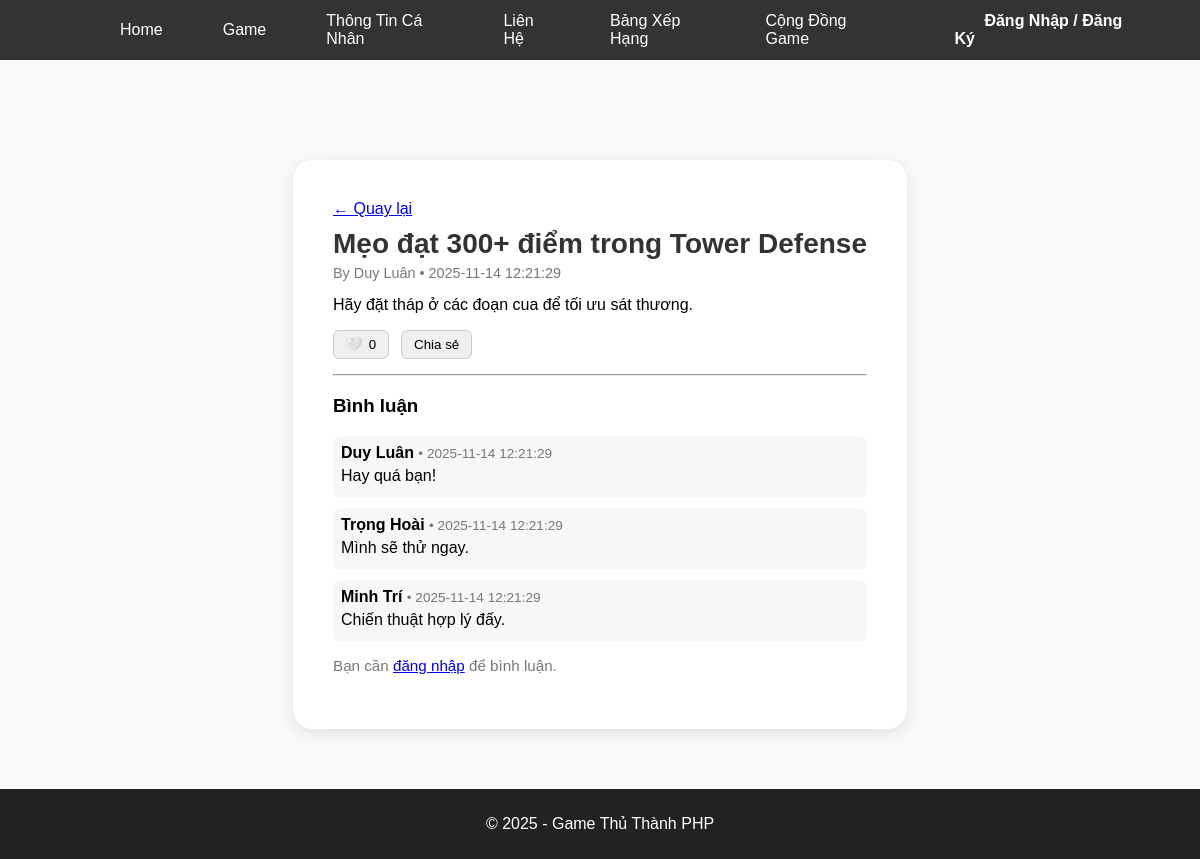
Page /forum_view.php?id=1 on the committed database.
### tables this page shows
CREATE TABLE IF NOT EXISTS posts (
  id INT AUTO_INCREMENT PRIMARY KEY,
  user_id INT NOT NULL,
  title VARCHAR(200) NOT NULL,
  content TEXT,
  screenshot_url VARCHAR(255),
  created_at TIMESTAMP DEFAULT CURRENT_TIMESTAMP,
  FOREIGN KEY (user_id) REFERENCES users(id) ON DELETE CASCADE
);

CREATE TABLE users (
  id INT AUTO_INCREMENT PRIMARY KEY,
  name VARCHAR(100),
  email VARCHAR(100) UNIQUE,
  password VARCHAR(255),
  avatar VARCHAR(255) DEFAULT 'uploads/default.png'
);

CREATE TABLE IF NOT EXISTS comments (
  id INT AUTO_INCREMENT PRIMARY KEY,
  post_id INT NOT NULL,
  user_id INT NOT NULL,
  content TEXT NOT NULL,
  created_at TIMESTAMP DEFAULT CURRENT_TIMESTAMP,
  FOREIGN KEY (post_id) REFERENCES posts(id) ON DELETE CASCADE,
  FOREIGN KEY (user_id) REFERENCES users(id) ON DELETE CASCADE
);

### forum_view.php (the view, shortened to what this page needs)
<?php
require_once 'db/connect.php';
include 'includes/header.php';
$post_id = (int)($_GET['id'] ?? 0);
$sql = "SELECT p.*, u.name AS author FROM posts p
        JOIN users u ON u.id = p.user_id WHERE p.id = ?";
$stmt = $conn->prepare($sql);
$stmt->bind_param("i", $post_id);
$stmt->execute();
$post = $stmt->get_result()->fetch_assoc();
$resLike = $conn->query("SELECT COUNT(*) AS total FROM post_likes WHERE post_id = $post_id");
$totalLikes = $resLike->fetch_assoc()['total'] ?? 0;
$userLiked = false;
$sqlC = "SELECT c.*, u.name AS author
         FROM comments c JOIN users u ON u.id = c.user_id
         WHERE c.post_id = ? ORDER BY c.created_at ASC";
$stmtC2 = $conn->prepare($sqlC);
$stmtC2->bind_param("i", $post_id);
$stmtC2->execute();
$comments = $stmtC2->get_result();
?>
<div class="profile-container" style="max-width:800px; text-align:left">
  <a href="forum_list.php">&larr; Quay lại</a>
  <h2 style="margin-top:10px; margin-bottom:5px;"><?= htmlspecialchars($post['title']) ?></h2>
  <div class="muted" style="font-size:0.9em;">
    By <?= htmlspecialchars($post['author']) ?> • <?= $post['created_at'] ?>
  </div>
  <p style="margin-top:15px;">
    <?= htmlspecialchars($post['content']) ?>
  </p>
  <div style="
    margin:15px 0;
    display:flex;
    align-items:center;
    gap:12px;
    flex-wrap:wrap;
  ">
      <button id="likeBtn"
          style="padding:6px 12px;border-radius:6px;border:1px solid #ccc;cursor:pointer;display:flex;align-items:center;gap:6px;">
          <?= $userLiked ? "❤️" : "🤍" ?>
          <span id="likeCount"><?= $totalLikes ?></span>
      </button>
      <button id="shareBtn"
          style="padding:6px 12px;border-radius:6px;border:1px solid #ccc;cursor:pointer;">
          Chia sẻ
      </button>
  </div>
  <hr>
  <h3>Bình luận</h3>
  <?php while ($c = $comments->fetch_assoc()): ?>
    <div style="margin-bottom:10px; padding:8px; border-radius:8px; background:#f7f7f7;">
        <strong><?= htmlspecialchars($c['author']) ?></strong>
        <span class="muted" style="font-size:0.85em;"> • <?= $c['created_at'] ?></span>
        <p style="margin:5px 0;">
          <?= htmlspecialchars($c['content']) ?>
        </p>
    </div>
  <?php endwhile; ?>
  <?php if (isset($_SESSION['user'])): ?>
    <form method="post" enctype="multipart/form-data" style="margin-top:15px;">
      <textarea name="content" rows="3"
                style="width:100%;padding:8px;border-radius:8px;border:1px solid #ccc;"
                placeholder="Viết bình luận..."></textarea>
      <input type="file" name="comment_image" accept="image/*" style="margin:10px 0;">
      <br>
      <button class="btn-send" type="submit" name="comment">Gửi bình luận</button>
    </form>
  <?php else: ?>
    <p class="muted">Bạn cần <a href="auth.php">đăng nhập</a> để bình luận.</p>
  <?php endif; ?>
</div>
<?php include 'includes/footer.php'; ?>

### assets/css/base.css (style rules this page uses)
body { font-family: Arial, sans-serif; background: #f9f9f9; margin: 0; padding: 0; display: grid; grid-template-rows: auto 1fr auto; min-height: 100vh; }
html, body { height: 100%; margin: 0; }

### assets/css/game.css (style rules this page uses)
.muted { color: #666; font-size: 0.95em; }

### assets/css/profile.css (style rules this page uses)
.profile-container { max-width: 600px; margin: 60px auto; text-align: center; background: #fff; border-radius: 20px; padding: 40px; box-shadow: 0 4px 15px rgba(0, 0, 0, 0.1); }
.profile-container h2 { font-size: 28px; color: #333; margin-bottom: 25px; }

### assets/css/forum.css (style rules this page uses)
.muted { color: #777; }

### rows in the picture
posts: title "Mẹo đạt 300+ điểm trong Tower Defense", user.name "Duy Luân", created_at "2025-11-14 12:21:29", content "Hãy đặt tháp ở các đoạn cua để tối ưu sát thương."
comments: user.name "Duy Luân", created_at "2025-11-14 12:21:29", content "Hay quá bạn!"
comments: user.name "Trọng Hoài", created_at "2025-11-14 12:21:29", content "Mình sẽ thử ngay."
comments: user.name "Minh Trí", created_at "2025-11-14 12:21:29", content "Chiến thuật hợp lý đấy."

### other values in the picture
$totalLikes "0"
